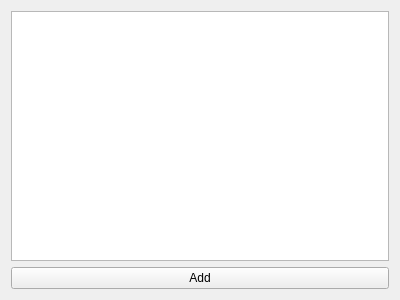
<?xml version="1.0" encoding="UTF-8"?>
<ui version="4.0">
 <class>ManageStudentsWidget</class>
 <widget class="QWidget" name="ManageStudentsWidget">
  <property name="geometry">
   <rect>
    <x>0</x>
    <y>0</y>
    <width>400</width>
    <height>300</height>
   </rect>
  </property>
  <property name="windowTitle">
   <string>Form</string>
  </property>
  <layout class="QVBoxLayout" name="verticalLayout_2">
   <item>
    <layout class="QVBoxLayout" name="verticalLayout">
     <item>
      <widget class="QTableView" name="studentsTable"/>
     </item>
     <item>
      <widget class="QPushButton" name="addStudentButton">
       <property name="text">
        <string>Add</string>
       </property>
      </widget>
     </item>
    </layout>
   </item>
  </layout>
 </widget>
 <resources/>
 <connections/>
</ui>
